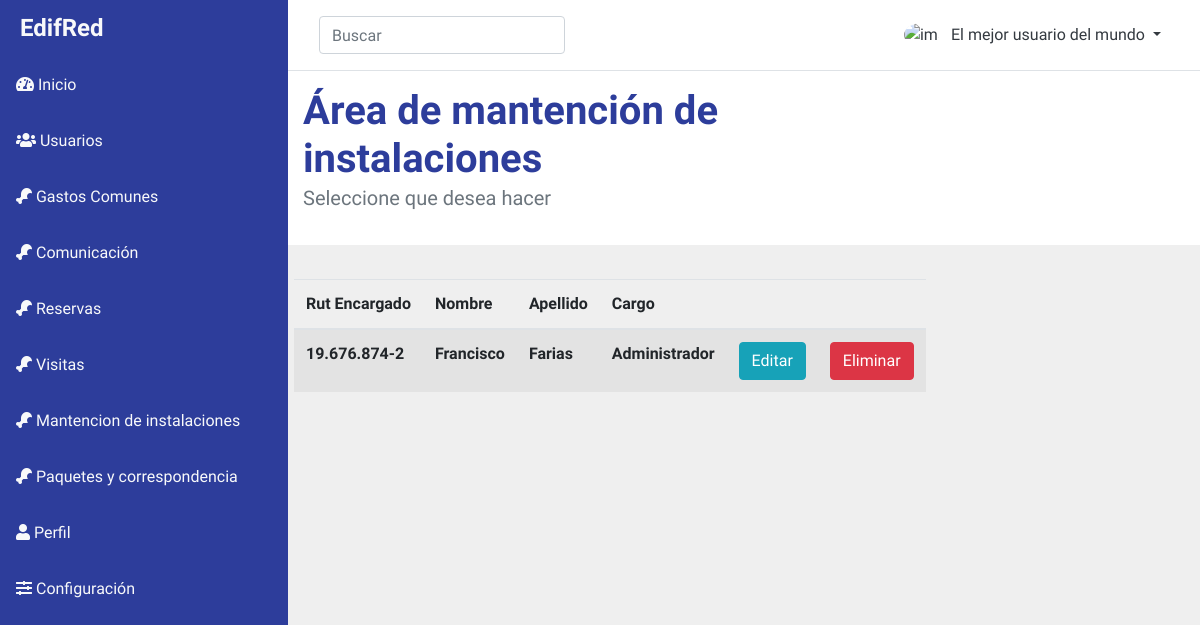
Page /tablaEmpresas/tablaencargados.php on the committed database.
### tables this page shows
CREATE TABLE `Encargado` (
  `rut_e` varchar(12) NOT NULL,
  `nombre_e` varchar(20) NOT NULL,
  `apellido_e` varchar(20) NOT NULL,
  `cargo` varchar(30) NOT NULL,
  `password_enc` varchar(30) NOT NULL
);

### tablaEmpresas/tablaencargados.php (the view, shortened to what this page needs)
<?php
    $con=conectar();
    $sql="SELECT *  FROM encargado";
    $query=mysqli_query($con,$sql);
?>
  <?php include('../partes/head.php') ?>
<body>
    <div class="d-flex" id="content-wrapper">
    <?php include('../partes/sidebar.php') ?>
        <div class="w-100">
        <?php include('../partes/nav.php') ?>
        <div id="content" class="bg-grey w-100">
              <section class="bg-light py-3">
                  <div class="container">
                      <div class="row">
                          <div class="col-lg-9 col-md-8">
                            <h1 class="font-weight-bold mb-0">Área de mantención de instalaciones</h1>
                            <p class="lead text-muted">Seleccione que desea hacer</p>
                          </div>
                      </div>
                  </div>
              </section>
              <section class=" py-3">
                <div class="contenedor">
                <table id="tablae" class="table table-responsive table-striped" >
                    <thead >
                        <tr>
                            <th>Rut Encargado</th>
                            <th>Nombre</th>
                            <th>Apellido</th>
                            <th>Cargo</th>
                            <th></th>
                            <th></th>
                        </tr>
                    </thead>
                    <tbody>
                       <?php
                        while($row=mysqli_fetch_array($query)){
                ?>
                    <tr>
                        <th><?php  echo $row['rut_e']?></th>
                        <th><?php  echo $row['nombre_e']?></th>
                        <th><?php  echo $row['apellido_e']?></th>
                        <th><?php  echo $row['cargo']?></th>
                        <th><a href="/proyectoiso10/proyectoiso10/crud/actualizarE.php?id=<?php echo $row['rut_e'] ?>" class="btn btn-info">Editar</a></th>
                        <th><a href="/proyectoiso10/proyectoiso10/crud/deleteE.php?id=<?php echo $row['rut_e'] ?>" class="btn btn-danger">Eliminar</a></th>
                    </tr>
                <?php
                        }
                        ?>
                    </tbody>
                </table>
                </div>
              </section>
        </div>
        </div>
</div>
</body>

### proyectoiso10/assets/css/style.css (style rules this page uses)
:root { --primary: #2d3d9b; --light: #ffffff; --grey: #efefef; }
body { overflow: hidden; font-family: 'Muli', sans-serif; font-weight: 300; color: var(--primary); }
.bg-light { background-color: var(--light) !important; }
.bg-grey { background-color: var(--grey) !important; }
#content { overflow-y: auto; height: 100vh; padding-bottom: 5rem; }

### proyectoiso10/assets/css/estilo.css (style rules this page uses)
* { margin: 0; padding: 0; box-sizing: border-box; }
.contenedor { max-width: 900px; width: 100%; margin: auto; margin-top: 2%; margin-left: auto; margin-right: auto; }

### rows in the picture
encargado: rut_e "19.676.874-2", nombre_e "Francisco", apellido_e "Farias", cargo "Administrador"
